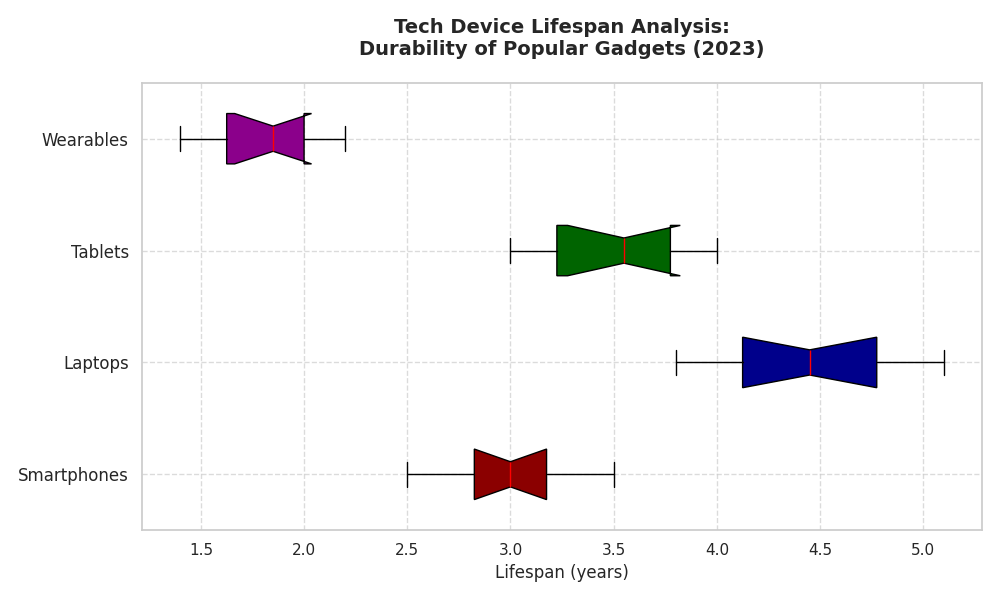

Generate this figure with Python:
import matplotlib.pyplot as plt

# Define the lifespan data for each device category in years
smartphones_lifespan = [2.5, 3, 2.8, 3.2, 2.9, 3.5, 3.1, 2.6, 3, 3.3]
laptops_lifespan = [4, 4.5, 3.8, 5, 4.2, 4.7, 4.1, 4.4, 5.1, 4.8]
tablets_lifespan = [3, 3.5, 3.2, 4, 3.1, 3.8, 3.9, 3.3, 3.6, 3.7]
wearables_lifespan = [1.5, 2, 1.8, 1.9, 2.1, 2.2, 1.7, 1.6, 2, 1.4]

data = [smartphones_lifespan, laptops_lifespan, tablets_lifespan, wearables_lifespan]
devices = ['Smartphones', 'Laptops', 'Tablets', 'Wearables']

fig, ax = plt.subplots(figsize=(10, 6))
boxes = ax.boxplot(data, vert=False, patch_artist=True, notch=True, 
                   boxprops=dict(facecolor='#FFDDC1', color='black'), 
                   whiskerprops=dict(color='black'), 
                   capprops=dict(color='black'), 
                   medianprops=dict(color='red'))

# Define a new set of colors
new_colors = ['#8B0000', '#00008B', '#006400', '#8B008B']
for patch, color in zip(boxes['boxes'], new_colors):
    patch.set_facecolor(color)

ax.set_title('Tech Device Lifespan Analysis:\nDurability of Popular Gadgets (2023)', fontsize=14, weight='bold', pad=20)
ax.set_xlabel('Lifespan (years)', fontsize=12)
ax.set_yticklabels(devices, fontsize=12)
ax.grid(True, linestyle='--', alpha=0.7)
plt.tight_layout()
plt.show()
